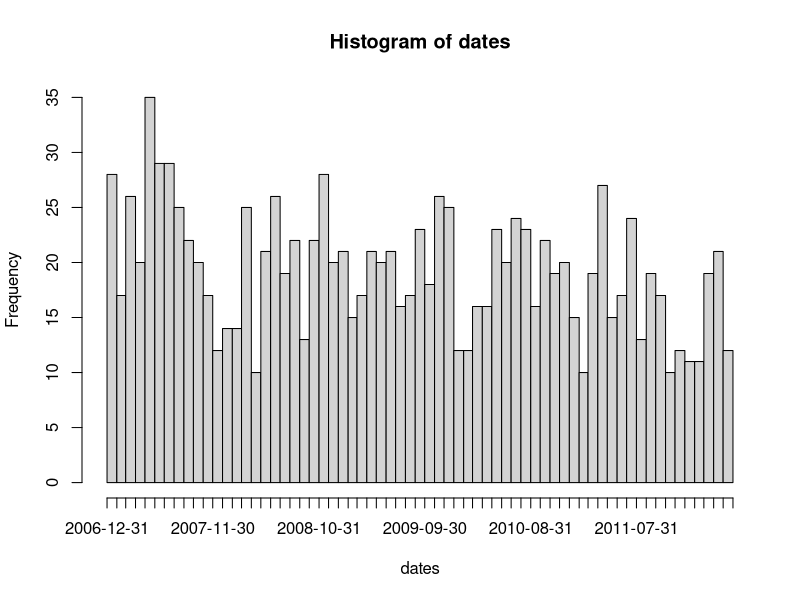
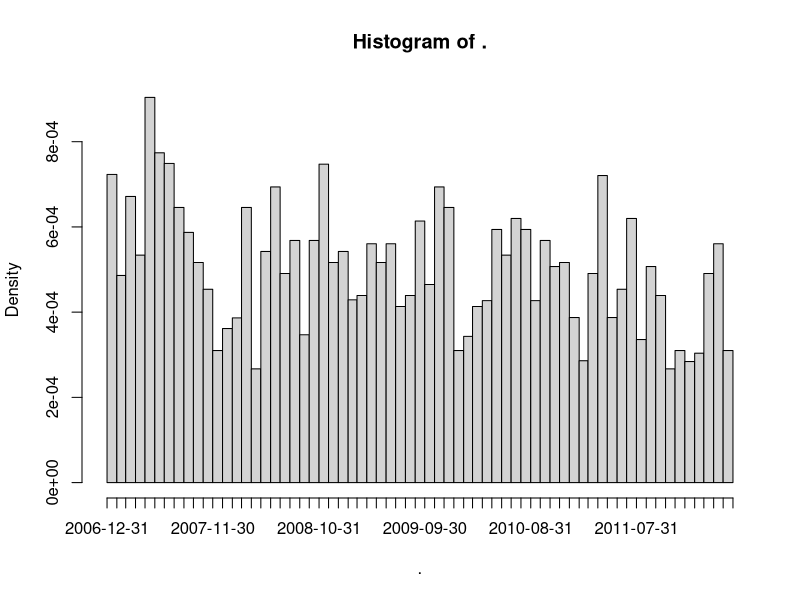

Reproduce these figures in R, in order.
## ---- chunk 1
knitr::opts_chunk$set(echo = TRUE)
## ---- chunk 2
library(tidyverse)
## ---- chunk 3
homicides <- readLines(con = "homicides.txt")
homicides[1]
homicides[1000]
## ---- chunk 4
grep("iconHomicideShooting", homicides) %>% length()
grep("iconHomicideShooting|icon_homicide_shooting", homicides) %>% length()
grep("Cause: shooting", homicides) %>% length()
grep("Cause: [Ss]hooting", homicides) %>% length()
grep("[Ss]hooting", homicides) %>% length()
## ---- chunk 5
i <- grep("[Cc]ause: [Ss]hooting", homicides)
j <- grep("[Ss]hooting", homicides)
str(i)
str(j)
setdiff(j, i)
## ---- chunk 6
x <- regexpr(pattern = "<dd>[F\f]ound(.*?)</dd>", text = homicides[1:10])
## ---- chunk 7
y <- substr(homicides[1:10], start = x, stop = (x + attr(x, "match.length")) - 1)
## ---- chunk 8
d <- gsub("<dd>[F|f]ound on |</dd>", "", y)
as.Date(d, format = "%B %d, %Y")
## ---- chunk 9
x <- regexec("<dd>[F|f]ound on (.*?)</dd>", homicides[1])
## ---- chunk 10
substr(homicides[1], start = x[[1]][2], stop = (x[[1]][2] + attr(x[[1]], "match.length")[2]) - 1)
## ---- chunk 11
r <- regexec(pattern = "<dd>[F|f]ound on (.*?)</dd>", homicides)
m <- regmatches(homicides, r)
date <- sapply(m, function(x) x[2])
dates <- as.Date(date, "%B %d, %Y")
hist(dates, "month", freq = T)
## ---- chunk 12
sapply(regmatches(homicides, r), function(x)x[2]) %>% as.Date(format = "%B %d, %Y") %>% hist("month")
## ---- chunk 13
homicides <- readLines(con = "homicides.txt")
homicides[1]
homicides[1000]
## ---- chunk 14
grep("iconHomicideShooting", homicides) %>% length()
grep("iconHomicideShooting|icon_homicide_shooting", homicides) %>% length()
## ---- chunk 15
grep("Cause: shooting", homicides) %>% length()
i <- grep("Cause: [Ss]hooting", homicides)
j <- grep("[Ss]hooting", homicides)
## ---- chunk 16
setdiff(i, j) # all i in j
setdiff(j, i)
## ---- chunk 17
homicides[setdiff(j, i)]
## ---- chunk 18
grep("Harris", homicides)
grep("Harris", homicides, value = T) %>% head(n = 3)
## ---- chunk 19
grepl("Harris", homicides) %>% table()
## ---- chunk 20
x <- regexpr("Harris", homicides, ignore.case = T)
str(x)
## ---- chunk 21
attributes(x)
attr(x, "match.length") %>% table()
attr(x, "index.type")
attr(x, "useBytes")
## ---- chunk 22

